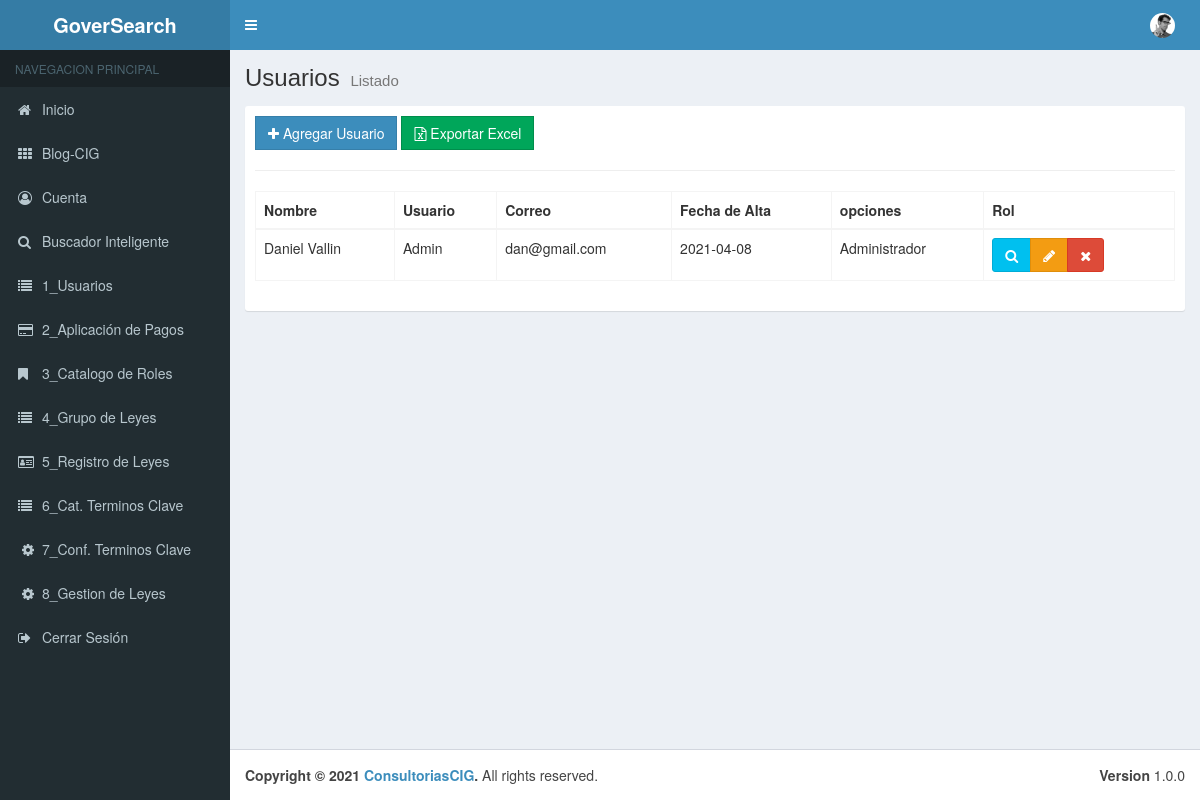
Before: /00_Menu/cUsuarios with the older database file.
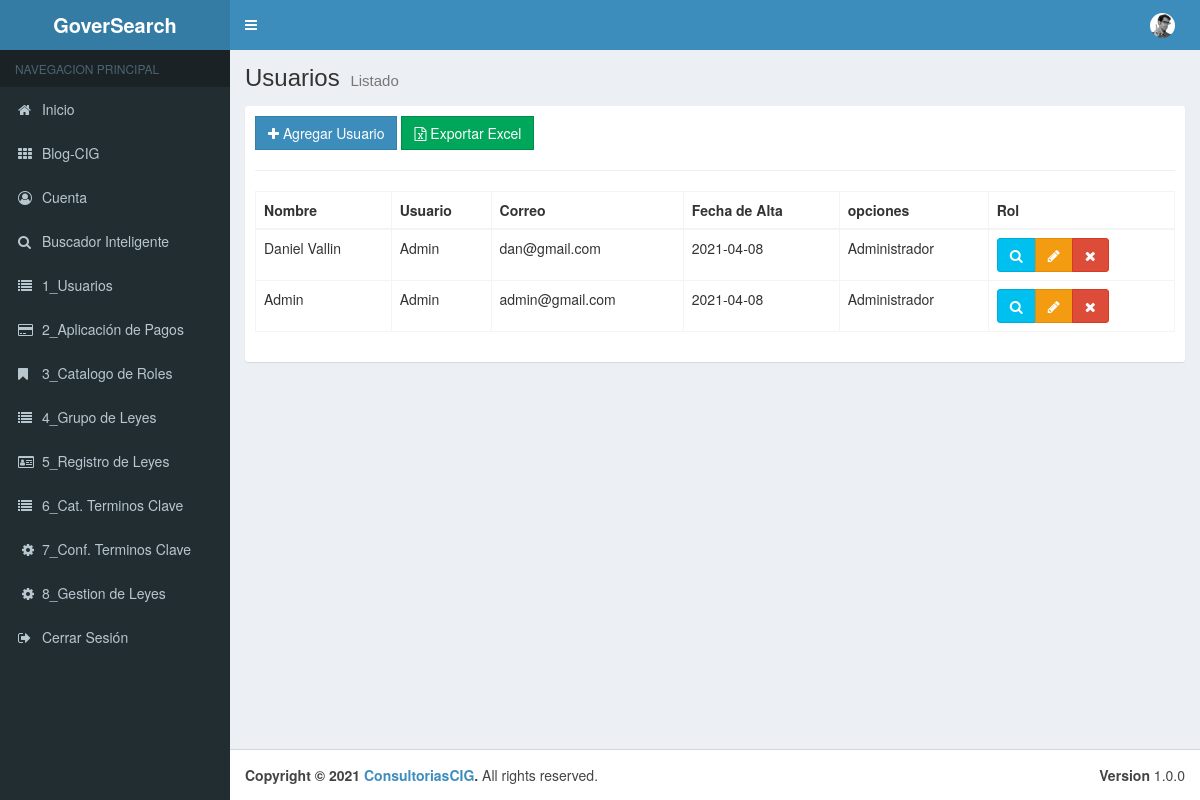
After: the same page with the newer database file.
### tables this page shows
CREATE TABLE `tbl_usuarios` (
  `pk_Usuario` int(11) NOT NULL,
  `Nombre` varchar(50) NOT NULL,
  `Apellidos` varchar(50) NOT NULL,
  `Telefono` varchar(10) NOT NULL,
  `Correo` varchar(50) NOT NULL,
  `Usuario` varchar(50) NOT NULL,
  `Contrasena` varchar(50) NOT NULL,
  `Fecha_Alta` date NOT NULL,
  `User_Rol_pk` int(11) NOT NULL,
  `Estado` bit(1) NOT NULL
);

CREATE TABLE `tbl_roles` (
  `pk_Rol` int(11) NOT NULL,
  `Nombre_Rol` varchar(50) NOT NULL,
  `Descripcion` varchar(50) NOT NULL,
  `Estado` bit(1) NOT NULL
);

### application/controllers/00_Menu/cUsuarios.php (called while the page is built, shortened)
<?php
class cUsuarios extends CI_Controller {
	public function __construct(){
		$this->load->model("User_Model");
		$this->load->model("Roles_Model");
	}
	public function index(){
		$data = array(
			 'usuarios' =>$this->User_Model->getUsuarios(),
		);
		$this->load->view("layouts/header");
		$this->load->view("layouts/aside");
		$this->load->view("admin/01_Menu/vUsuarios/list",$data);
		$this->load->view("layouts/footer");
	}
}

### index.php (called while the page is built, shortened)
<?php
require_once BASEPATH.'core/CodeIgniter.php';

### application/models/User_Model.php (called while the page is built, shortened)
<?php
class User_Model extends CI_Model {
    public function getUsuarios(){
        $this->db->select("u.* ,r.Nombre_Rol as rol");
        $this->db->from("tbl_usuarios u");
        $this->db->join("tbl_roles r","u.User_Rol_pk = r.pk_Rol");
        $this->db->where("u.Estado","1");
        $resultados = $this->db->get();
        return $resultados->result();
    }
}

### application/views/admin/01_Menu/vUsuarios/list.php (the view)
<div class="content-wrapper">
    <section class="content-header">
        <h1>
        Usuarios
        <small>Listado</small>
        </h1>
    </section>
    <section class="content">
        <div class="box box-solid">
            <div class="box-body">
                <div class="row">
                    <div class="col-md-12">
                        <a href="<?php echo base_url();?>00_Menu/cUsuarios/add" class="btn btn-primary btn-flat"><span class="fa fa-plus"></span> Agregar Usuario</a>
                        <a href="<?php echo base_url();?>00_Menu/cReg_Leyes/add" class="btn btn-success btn-flat"><span class="fa fa-file-excel-o"></span> Exportar Excel</a>
                    </div>
                </div>
                <hr>
                <div class="row">
                    <div class="col-md-12">
                        <table id="example1" class="table table-bordered table-hover">
                            <thead>
                            <tr>
                                <th>Nombre</th>
                                <th>Usuario</th>
                                <th>Correo</th>
                                <th>Fecha de Alta</th>
                                <th>opciones</th>
                                <th>Rol</th>
                                </tr>
                            </thead>
                            <tbody>
                            <?php if(!empty($usuarios)):?>
                            <?php foreach($usuarios as $usuario):?>
                                <tr>
                                    <td><?php echo $usuario->Nombre; echo " "; echo $usuario->Apellidos;?></td>
                                    <td><?php echo $usuario->Usuario;?></td>
                                    <td><?php echo $usuario->Correo;?></td>
                                    <td><?php echo $usuario->Fecha_Alta;?></td>
                                    <td><?php echo $usuario->rol;?></td>
                                    <td>
                                        <div class="btn-group">
                                            <button type="button" class="btn btn-info btn-view" data-toggle="modal" data-target="#modal-default" value="<?php echo $usuario->pk_Usuario;?>"><span class="fa fa-search"></span>
                                            </button>
                                            <a href="<?php echo base_url()?>00_Menu/cPagos/edit/<?php echo $usuario->pk_Usuario;?>" class="btn btn-warning"><span class="fa fa-pencil"></span></a>
                                            <a href="<?php echo base_url();?>00_Menu/cPagos/delete/<?php echo $usuario->pk_Usuario;?>" class="btn btn-danger btn-remove"><span class="fa fa-remove"></span></a>
                                        </div>
                                    </td>
                                </tr>
                            <?php endforeach;?>
                            <?php endif;?>
                            </tbody>
                        </table>
                    </div>
                </div>
            </div>
        </div>
    </section>
</div>

Changed rows visible on the page:
added tbl_usuarios: Nombre "Admin", Usuario "Admin", Correo "admin@gmail.com", Fecha_Alta "2021-04-08", User_Rol_pk.Nombre_Rol "Administrador", $usuario->pk_Usuario 3 (drawn)
